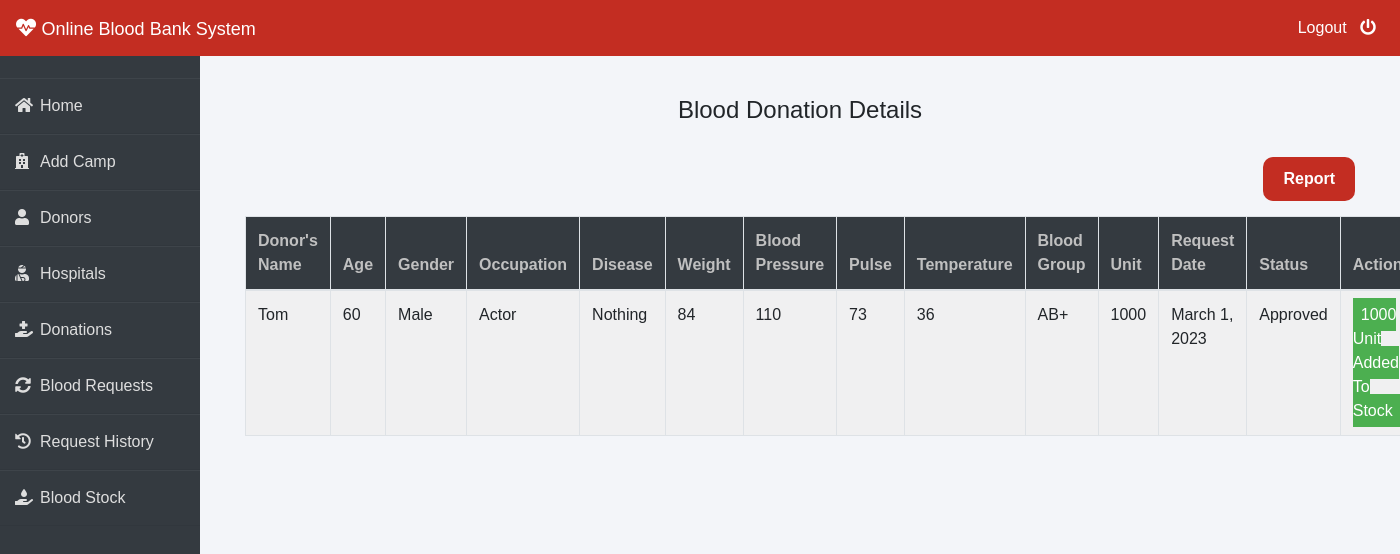
Before: /admin-donation (signed in) with the older database file.
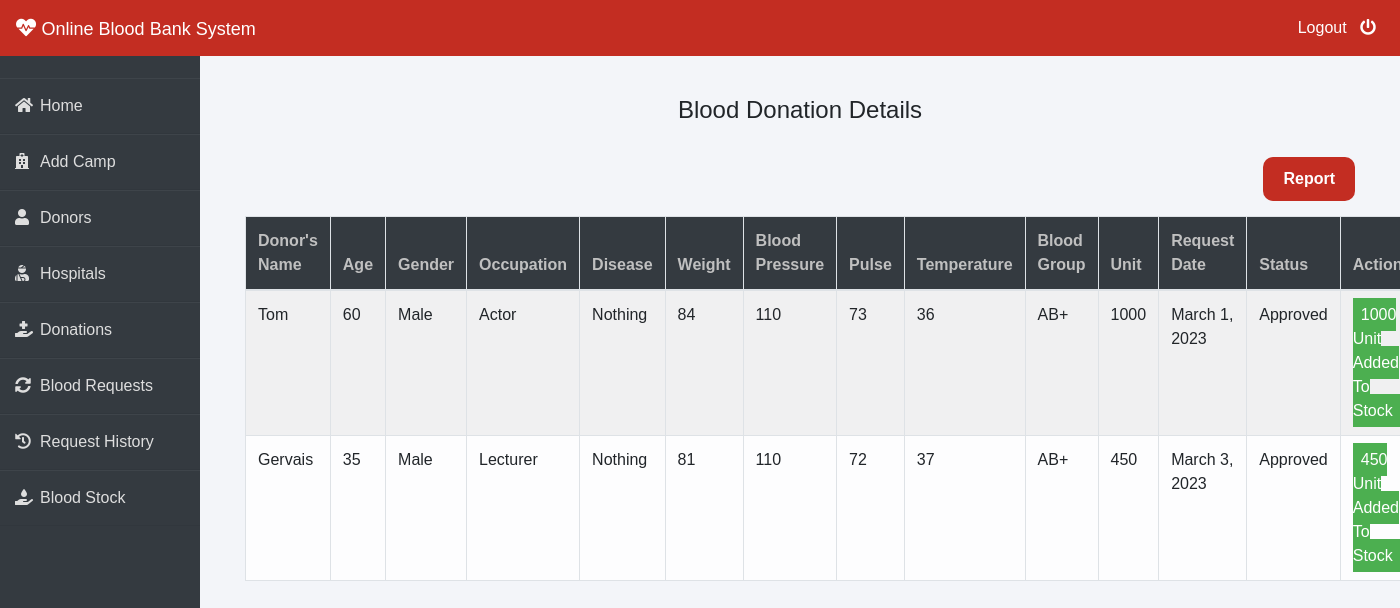
After: the same page with the newer database file.
### donor/models.py (models this page shows, shortened)
class BloodDonate(models.Model):
    donor=models.ForeignKey(Donor,on_delete=models.CASCADE)
    disease=models.CharField(max_length=100,default="Nothing")
    age=models.PositiveIntegerField()
    gender=models.CharField(max_length=10)
    occupation=models.CharField(max_length=20)
    weight=models.CharField(max_length=10)
    bloodpressure=models.CharField(max_length=10)
    pulse=models.CharField(max_length=10)
    temperature=models.CharField(max_length=10)
    bloodgroup=models.CharField(max_length=10)
    unit=models.PositiveIntegerField(default=0)
    status=models.CharField(max_length=20,default="Pending")
    date=models.DateField(auto_now=True)

class Donor(models.Model):
    user=models.OneToOneField(User,on_delete=models.CASCADE)
    profile_pic= models.ImageField(upload_to='profile_pic/Donor/',null=True,blank=True)
    email=models.CharField(max_length=40)
    address = models.CharField(max_length=40)
    mobile = models.CharField(max_length=20,null=False)
    def __str__(self):
        return self.user.first_name

### blood/views.py (the view)
# urls.py: path('admin-donation', views.admin_donation_view,name='admin-donation'),
@login_required(login_url='adminlogin')
def admin_donation_view(request):
    donations = dmodels.BloodDonate.objects.all()
    return render(request, 'blood/admin_donation.html', {'donations': donations})

### templates/blood/admin_donation.html (shortened to what this page needs)
{% extends 'blood/adminbase.html' %}
{% block content %}
{% load widget_tweaks %}
{%load static%}
<head>
   </head>
<br><br>
<div class="container">
    <H4 class="text-center">Blood Donation Details</H4><br>
    <a href="{% url 'blood_donation_detail_report' %}" id="admin_donation_report">Report</a>
    <table class="table table-light table-hover table-bordered table-striped" style="margin-top: 15px;">
        <thead class="bg-dark">
            <tr>
                <th scope="col" style="color: rgb(192, 192, 192);">Donor's Name</th>
                <th scope="col" style="color: rgb(192, 192, 192);">Age</th>
                <th scope="col" style="color: rgb(192, 192, 192);">Gender</th>
                <th scope="col" style="color: rgb(192, 192, 192);">Occupation</th>
                <th scope="col" style="color: rgb(192, 192, 192);">Disease</th>
                <th scope="col" style="color: rgb(192, 192, 192);">Weight</th>
                <th scope="col" style="color: rgb(192, 192, 192);">Blood Pressure</th>
                <th scope="col" style="color: rgb(192, 192, 192);">Pulse</th>
                <th scope="col" style="color: rgb(192, 192, 192);">Temperature</th>
                <th scope="col" style="color: rgb(192, 192, 192);">Blood Group</th>
                <th scope="col" style="color: rgb(192, 192, 192);">Unit</th>
                <th scope="col" style="color: rgb(192, 192, 192);">Request Date</th>
                <th scope="col" style="color: rgb(192, 192, 192);">Status</th>
                <th style="color: rgb(192, 192, 192);">Action</th>
            </tr>
        </thead>
        <tbody>
            {% for t in donations %}
            <tr>
                <td> {{t.donor}}</td>
                <td> {{t.age}}</td>
                <td> {{t.gender}}</td>
                <td> {{t.occupation}}</td>
                <td> {{t.disease}}</td>
                <td> {{t.weight}}</td>
                <td> {{t.bloodpressure}}</td>
                <td> {{t.pulse}}</td>
                <td> {{t.temperature}}</td>
                <td>{{t.bloodgroup}}</td>
                <td>{{t.unit}}</td>
                <td>{{t.date}}</td>
                <td>{{t.status}}</td>
                {% if t.status == 'Pending' %}
                <td>
                    <button class="btn btn-success btn-sm"><a  style="text-decoration: none;color: white;" href="{% url 'approve-donation' t.id  %}"><i class="fa fa-check"></i> Approve</a> </button>
                    <button class="btn btn-danger btn-sm"><a  style="text-decoration: none;color: white;" href="{% url 'reject-donation' t.id  %}"><i class="fa fa-times"></i> Reject</a> </button>
                </td>
                {% elif  t.status == 'Approved' %}
                <td><span class="label success">{{t.unit}} Unit Added To Stock</span></td>
                {% else %}
                <td><span class="label danger">0 Unit Added To Stock</span></td>
                {% endif %}
            </tr>
            {% endfor %}
        </tbody>
    </table>
</div>
{% endblock content %}

Changed rows visible on the page:
added BloodDonate: donor "Gervais", age "35", gender "Male", occupation "Lecturer", disease "Nothing", weight "81", bloodpressure "110", pulse "72", temperature "37", bloodgroup "AB+", unit "450", date "March 3, 2023", status "Approved"
